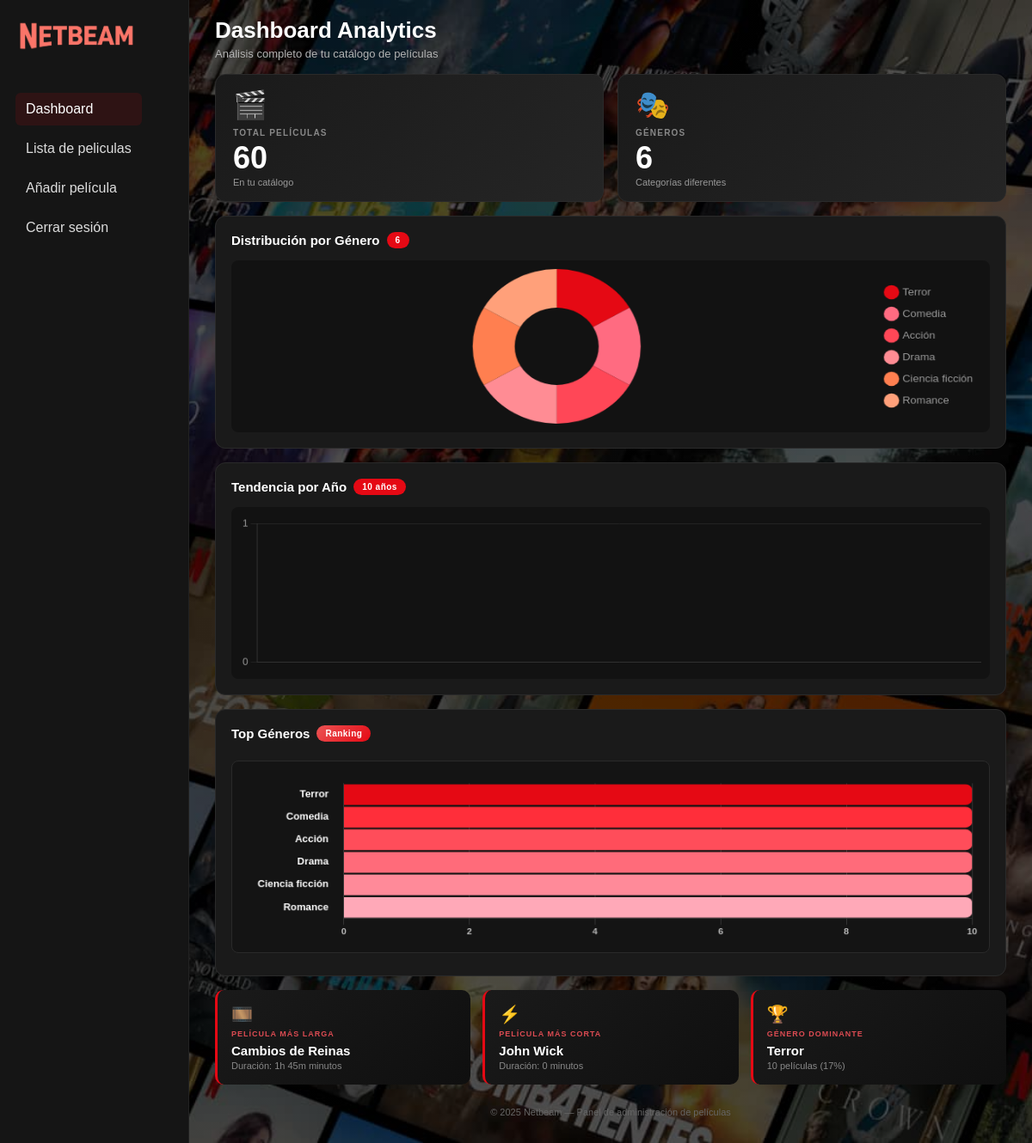
The page /admin/dashboard.php on the database as committed earlier.
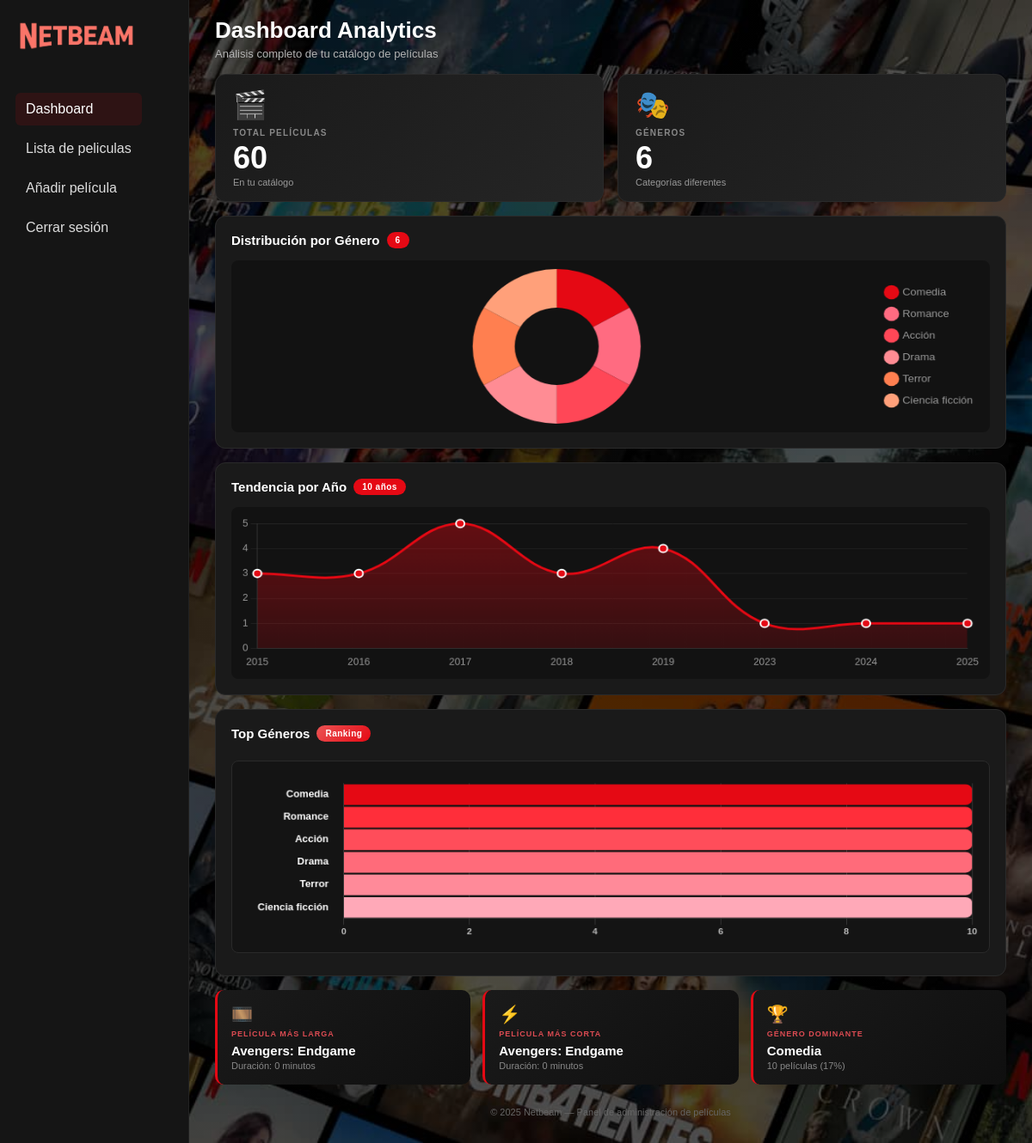
The same page on the database as committed later.
### tables this page shows
CREATE TABLE `peliculas` (
  `id` int(11) NOT NULL,
  `titulo` varchar(255) NOT NULL,
  `genero` varchar(100) DEFAULT NULL,
  `descripcion` text DEFAULT NULL,
  `anio` smallint(6) DEFAULT NULL,
  `duracion` smallint(6) DEFAULT NULL,
  `poster` varchar(255) DEFAULT NULL,
  `video` varchar(255) DEFAULT NULL,
  `creado_at` timestamp NOT NULL DEFAULT current_timestamp()
);

### admin/dashboard.php (the view, shortened to what this page needs)
<?php
require_once __DIR__ . '/../conexion.php';
$totalPeliculas = $conn->query("SELECT COUNT(*) as total FROM peliculas")->fetch_assoc()['total'];
$totalGeneros = $conn->query("SELECT COUNT(DISTINCT genero) as total FROM peliculas")->fetch_assoc()['total'];
$generosData = $conn->query("SELECT genero, COUNT(*) as total FROM peliculas GROUP BY genero ORDER BY total DESC")->fetch_all(MYSQLI_ASSOC);
$peliculaMasLarga = $conn->query("SELECT titulo, duracion FROM peliculas ORDER BY duracion DESC LIMIT 1")->fetch_assoc();
$peliculaMasCorta = $conn->query("SELECT titulo, duracion FROM peliculas ORDER BY duracion ASC LIMIT 1")->fetch_assoc();
$generoDominante = $conn->query("SELECT genero, COUNT(*) as total FROM peliculas GROUP BY genero ORDER BY total DESC LIMIT 1")->fetch_assoc();
$porcentajeGenero = $totalPeliculas > 0 ? round(($generoDominante['total'] / $totalPeliculas) * 100) : 0;
?>
<!DOCTYPE html>
<html lang="es">
<head>
<link rel="stylesheet" href="../css/style.css">
<link rel="stylesheet" href="admin.css">
</head>
<body>
<div class="admin-layout">
  <aside class="admin-sidebar">
    <div class="admin-logo"><img src="../img/image2.png" alt="logo"></div>
    <nav>
      <ul>
        <li class="active"><a href="dashboard.php">Dashboard</a></li>
        <li><a href="admin.php">Lista de peliculas</a></li>
        <li><a href="subir_pelicula.php">Añadir película</a></li>
        <li><a href="../logout.php">Cerrar sesión</a></li>
      </ul>
    </nav>
  </aside>
  <main class="admin-main">
    <header class="analytics-header">
      <h1>Dashboard Analytics</h1>
      <p>Análisis completo de tu catálogo de películas</p>
    </header>
    <div class="stats-grid">
      <div class="stat-card">
        <span class="stat-icon">🎬</span>
        <div class="stat-label">Total Películas</div>
        <div class="stat-value"><?= $totalPeliculas ?></div>
        <div class="stat-subtitle">En tu catálogo</div>
      </div>
      <div class="stat-card">
        <span class="stat-icon">🎭</span>
        <div class="stat-label">Géneros</div>
        <div class="stat-value"><?= $totalGeneros ?></div>
        <div class="stat-subtitle">Categorías diferentes</div>
      </div>
    </div>
    <div class="charts-grid">
      <div class="chart-card span-4">
        <div class="chart-header">
          <div class="chart-title">
            Distribución por Género
            <span class="chart-badge"><?= count($generosData) ?></span>
          </div>
        </div>
        <div class="chart-container">
          <canvas id="generoDonutChart"></canvas>
        </div>
      </div>
      <div class="chart-card span-8">
        <div class="chart-header">
          <div class="chart-title">
            Tendencia por Año
            <span class="chart-badge">10 años</span>
          </div>
        </div>
        <div class="chart-container">
          <canvas id="yearLineChart"></canvas>
        </div>
      </div>
      <div class="chart-card span-12">
        <div class="chart-header">
          <div class="chart-title">
            Top Géneros
            <span class="chart-badge ranking">Ranking</span>
          </div>
        </div>
        <div class="chart-container">
          <canvas id="generoBarChart"></canvas>
        </div>
      </div>
    </div>
    <div class="highlights-grid">
      <div class="highlight-card">
        <span class="highlight-icon">🎞️</span>
        <div class="highlight-label">Película más larga</div>
        <div class="highlight-title"><?= htmlspecialchars($peliculaMasLarga['titulo'] ?? 'N/A') ?></div>
        <div class="highlight-subtitle">Duración: <?= $peliculaMasLarga['duracion'] ?? 0 ?> minutos</div>
      </div>
      <div class="highlight-card">
        <span class="highlight-icon">⚡</span>
        <div class="highlight-label">Película más corta</div>
        <div class="highlight-title"><?= htmlspecialchars($peliculaMasCorta['titulo'] ?? 'N/A') ?></div>
        <div class="highlight-subtitle">Duración: <?= $peliculaMasCorta['duracion'] ?? 0 ?> minutos</div>
      </div>
      <div class="highlight-card">
        <span class="highlight-icon">🏆</span>
        <div class="highlight-label">Género dominante</div>
        <div class="highlight-title"><?= htmlspecialchars($generoDominante['genero'] ?? 'N/A') ?></div>
        <div class="highlight-subtitle"><?= $generoDominante['total'] ?? 0 ?> películas (<?= $porcentajeGenero ?>%)</div>
      </div>
    </div>
    <footer class="admin-footer" style="margin-top:12px; text-align:center; padding:10px; color:#666; font-size:11px;">
      <p>© 2025 Netbeam — Panel de administración de películas</p>
    </footer>
  </main>
</div>
</body>
</html>

Rows that differ between the two databases and show on the page:
no longer on this page (row edited): peliculas: titulo "Cambios de Reinas", duracion "1h 45m"
no longer on this page (row edited): peliculas: titulo "John Wick", duracion "0"
now on this page (row edited): peliculas: titulo "Avengers: Endgame", duracion "0"
Other text that changed with them:
chart data {{ $yearsLabels }}: [] → ["2015","2016","2017","2018","2019","2023","2024","2025"]
chart data {{ $yearsCounts }}: [] → ["3","3","5","3","4","1","1","1"]
$generoDominante['genero']: "Terror" → "Comedia"
